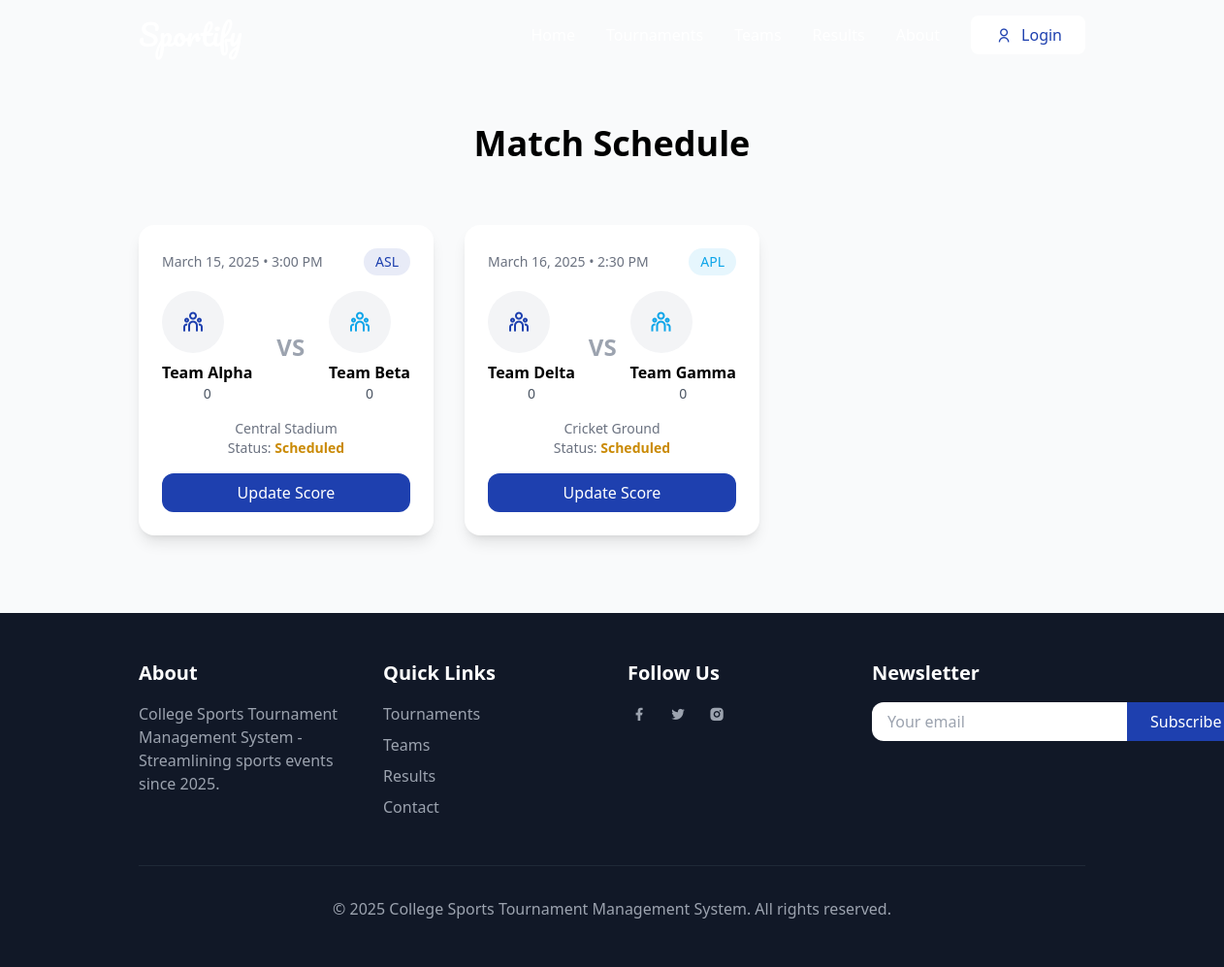
The app's page /schedule with its own data.
### database.py (models this page shows)
class Match(db.Model):
    id = db.Column(db.Integer, primary_key=True)
    team1_id = db.Column(db.Integer, db.ForeignKey('team.id'), nullable=False)
    team2_id = db.Column(db.Integer, db.ForeignKey('team.id'), nullable=False)
    team1 = db.relationship('Team', foreign_keys=[team1_id])
    team2 = db.relationship('Team', foreign_keys=[team2_id])
    date = db.Column(db.String(20), nullable=False)
    time = db.Column(db.String(10), nullable=True)
    location = db.Column(db.String(100), nullable=True)
    score_team1 = db.Column(db.Integer, default=0)
    score_team2 = db.Column(db.Integer, default=0)
    sport = db.Column(db.String(10), nullable=False)
    status = db.Column(db.String(20), default='Scheduled')

class Team(db.Model):
    id = db.Column(db.Integer, primary_key=True)
    name = db.Column(db.String(100), nullable=False)
    sport = db.Column(db.String(10), nullable=False)
    captain = db.Column(db.String(100), nullable=False)

### app.py (the view)
@app.route('/schedule')
def schedule():
    matches = Match.query.all()
    return render_template('schedule.html', matches=matches)

### templates/schedule.html (shortened to what this page needs)
<!DOCTYPE html>
<html lang="en">
<head>
    <script src="https://cdn.tailwindcss.com"></script>
    <link href="https://cdn.jsdelivr.net/npm/remixicon@4.5.0/fonts/remixicon.css" rel="stylesheet">
</head>
<body class="bg-gray-50 min-h-screen">
    <nav id="navbar" class="fixed w-full z-50 transition-all duration-300">
        <div class="container mx-auto px-6 py-4 flex items-center justify-between">
            <div class="flex items-center">
                <span class="text-3xl font-['Pacifico'] text-white">Sportify</span>
            </div>
            <div class="hidden md:flex items-center space-x-8">
                <a href="{{ url_for('index') }}" class="text-white hover:text-secondary transition-colors">Home</a>
                <a href="#" class="text-white hover:text-secondary transition-colors">Tournaments</a>
                <a href="{{ url_for('schedule') }}" class="text-white hover:text-secondary transition-colors">Teams</a>
                <a href="#" class="text-white hover:text-secondary transition-colors">Results</a>
                <a href="#" class="text-white hover:text-secondary transition-colors">About</a>
                <button onclick="window.location.href='{{ url_for('login') }}'" class="flex items-center space-x-2 bg-white text-primary px-6 py-2 !rounded-button hover:bg-opacity-90 transition-all cursor-pointer">
                    <i class="ri-user-line w-5 h-5 flex items-center justify-center"></i>
                    <span>Login</span>
                </button>
            </div>
        </div>
    </nav>
    <section class="py-20 pt-32 bg-gray-50">
        <div class="container mx-auto px-6">
            <h1 class="text-4xl font-bold text-center mb-16 scale-in">Match Schedule</h1>
            {% if matches %}
                <div class="grid grid-cols-1 md:grid-cols-2 lg:grid-cols-3 gap-8">
                    {% for match in matches %}
                        <div class="bg-white p-6 rounded-lg shadow-lg hover:shadow-xl transition-shadow card-3d">
                            <div class="flex justify-between items-center mb-4">
                                <span class="text-sm text-gray-500">{{ match.date }} • {{ match.time or 'TBD' }}</span>
                                <span class="bg-{{ 'primary' if match.sport == 'ASL' else 'secondary' }}/10 text-{{ 'primary' if match.sport == 'ASL' else 'secondary' }} px-3 py-1 rounded-full text-sm">{{ match.sport }}</span>
                            </div>
                            <div class="flex items-center justify-between mb-4">
                                <div class="text-center">
                                    <div class="w-16 h-16 bg-gray-100 rounded-full mb-2 flex items-center justify-center">
                                        <i class="ri-team-line text-2xl text-primary"></i>
                                    </div>
                                    <p class="font-semibold">{{ match.team1.name }}</p>
                                    <p class="text-sm text-gray-600">{{ match.score_team1 }}</p>
                                </div>
                                <div class="text-2xl font-bold text-gray-400">VS</div>
                                <div class="text-center">
                                    <div class="w-16 h-16 bg-gray-100 rounded-full mb-2 flex items-center justify-center">
                                        <i class="ri-team-line text-2xl text-secondary"></i>
                                    </div>
                                    <p class="font-semibold">{{ match.team2.name }}</p>
                                    <p class="text-sm text-gray-600">{{ match.score_team2 }}</p>
                                </div>
                            </div>
                            <div class="text-center text-sm text-gray-500 mb-4">
                                <p>{{ match.location or 'TBD' }}</p>
                                <p>Status: <span class="font-semibold {{ 'text-green-600' if match.status == 'Completed' else 'text-yellow-600' }}">{{ match.status }}</span></p>
                            </div>
                            {% if match.status == 'Scheduled' %}
                                <a href="{{ url_for('update_score', match_id=match.id) }}" class="block text-center bg-primary text-white py-2 rounded-md hover:bg-opacity-90 transition-all">Update Score</a>
                            {% endif %}
                        </div>
                    {% endfor %}
                </div>
            {% else %}
                <p class="text-center text-gray-600 text-lg">No matches scheduled</p>
            {% endif %}
        </div>
    </section>
    <footer class="bg-gray-900 text-white py-12">
        <div class="container mx-auto px-6">
            <div class="grid grid-cols-1 md:grid-cols-4 gap-8">
                <div>
                    <h4 class="text-xl font-bold mb-4">About</h4>
                    <p class="text-gray-400">College Sports Tournament Management System - Streamlining sports events since 2025.</p>
                </div>
                <div>
                    <h4 class="text-xl font-bold mb-4">Quick Links</h4>
                    <ul class="space-y-2">
                        <li><a href="#" class="text-gray-400 hover:text-white">Tournaments</a></li>
                        <li><a href="{{ url_for('schedule') }}" class="text-gray-400 hover:text-white">Teams</a></li>
                        <li><a href="#" class="text-gray-400 hover:text-white">Results</a></li>
                        <li><a href="#" class="text-gray-400 hover:text-white">Contact</a></li>
                    </ul>
                </div>
                <div>
                    <h4 class="text-xl font-bold mb-4">Follow Us</h4>
                    <div class="flex space-x-4">
                        <a href="#" class="text-gray-400 hover:text-white"><i class="ri-facebook-fill w-6 h-6 flex items-center justify-center"></i></a>
                        <a href="#" class="text-gray-400 hover:text-white"><i class="ri-twitter-fill w-6 h-6 flex items-center justify-center"></i></a>
                        <a href="#" class="text-gray-400 hover:text-white"><i class="ri-instagram-fill w-6 h-6 flex items-center justify-center"></i></a>
                    </div>
                </div>
                <div>
                    <h4 class="text-xl font-bold mb-4">Newsletter</h4>
                    <form class="flex">
                        <input type="email" placeholder="Your email" class="flex-1 px-4 py-2 rounded-l-md border-none focus:ring-2 focus:ring-primary">
                        <button type="submit" class="bg-primary text-white px-6 py-2 !rounded-r-md hover:bg-opacity-90 transition-all cursor-pointer">Subscribe</button>
                    </form>
                </div>
            </div>
            <div class="border-t border-gray-800 mt-12 pt-8 text-center text-gray-400">
                <p>© 2025 College Sports Tournament Management System. All rights reserved.</p>
            </div>
        </div>
    </footer>
</body>
</html>

### templates/schedule.html (style rules this page uses)
:where([class^="ri-"])::before { content: "\f3c2"; }
.card-3d { transition: transform 0.3s ease-out; transform-style: preserve-3d; }
.scale-in { animation: scaleIn 0.5s ease-out; }

### records on screen
Match: date "March 15, 2025", time "3:00 PM", sport "ASL", team1.name "Team Alpha", score_team1 "0", team2.name "Team Beta", score_team2 "0", location "Central Stadium", status "Scheduled"
Match: date "March 16, 2025", time "2:30 PM", sport "APL", team1.name "Team Delta", score_team1 "0", team2.name "Team Gamma", score_team2 "0", location "Cricket Ground", status "Scheduled"
